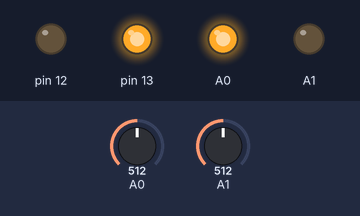
Recording of a sketch running on a simulated Arduino Uno, built with avr-gcc and run on an emulated ATmega328P. Shown: output pins drawn as LEDs (lit = HIGH). Inputs (shaded band) come from the test bench; at power-on: A0 = 512, A1 = 512.

Above: at 1.2 s.
1.3 s: A0 set to 110
2.8 s: A0 set to 94
At 3.4 s:
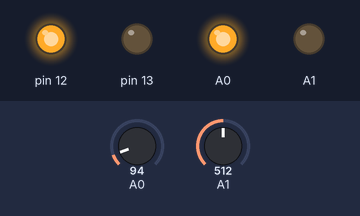
4.3 s: A1 set to 105
5.8 s: A1 set to 92
At 6.9 s:
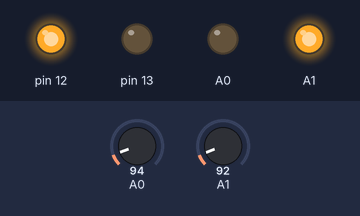
8.8 s: A1 set to 110
At 11.6 s:
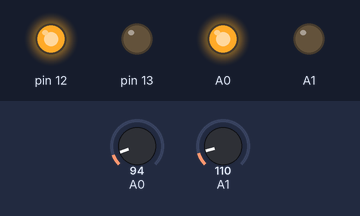
11.8 s: A1 set to 90
At 14.5 s:
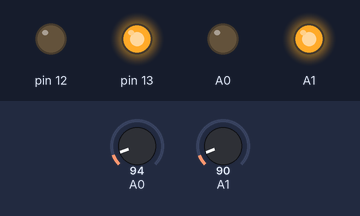
Timing chart, 0 to 15.8 s (numbered marks = the images above; inputs shaded):
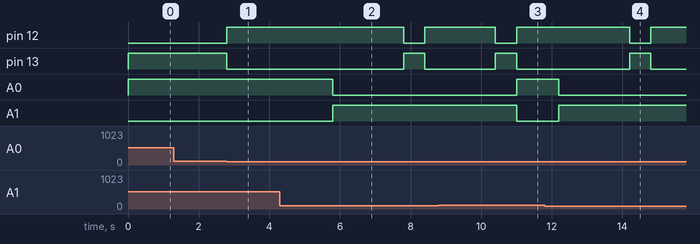

Measured:
- the behaviour switches between 100 and 99 on A0 (found by bisection; images 0 and 1)
- the behaviour switches between 100 and 99 on A1 (found by bisection; images 1 and 2)
- after the input at 1.3 s, every drawn part: stays the same
- after the input at 2.8 s, pin 12: LOW → HIGH at once; pin 13: HIGH → LOW at once
- after the input at 4.3 s, every drawn part: stays the same
- after the input at 5.8 s, pin 12: HIGH → LOW after 2.0 s, → HIGH 0.60 s later; pin 13: LOW → HIGH after 2.0 s, → LOW 0.60 s later; A0: HIGH → LOW at once; A1: LOW → HIGH at once
- after the input at 8.8 s, A0: LOW → HIGH after 2.2 s; A1: HIGH → LOW after 2.2 s
- after the input at 11.8 s, pin 12: HIGH → LOW after 2.4 s, → HIGH 0.60 s later; pin 13: LOW → HIGH after 2.4 s, → LOW 0.60 s later; A0: HIGH → LOW after 0.40 s; A1: LOW → HIGH after 0.40 s

The sketch:

obstical_avoider.ino
```cpp
long distance,duration;
void setup() {
pinMode(A0,INPUT);
pinMode(A1,INPUT);
pinMode(12,OUTPUT);
pinMode(13,OUTPUT);
pinMode(14,OUTPUT);
pinMode(15,OUTPUT);
}

void loop() {
int LS=analogRead(A1);
int RS=analogRead(A0);
if (LS>100 and RS>100){
forward() ;
}
if (LS<100 and RS>100){
right();
delay(600);
}
if (LS>100 and RS<100){
left();
delay(600);
}
if (LS<100 and RS<100){
backward() ;
delay(2000);
right();
delay(600);

}
}

void forward() {
digitalWrite(12,LOW);
digitalWrite(13,HIGH);
digitalWrite(14,HIGH);
digitalWrite(15,LOW);
}
void backward() {
digitalWrite(12,HIGH);
digitalWrite(13,LOW);
digitalWrite(14,LOW);
digitalWrite(15,HIGH);
}
void pause() {
digitalWrite(12,LOW);
digitalWrite(13,LOW);
digitalWrite(14,LOW);
digitalWrite(15,LOW);
}

void left() {
digitalWrite(12,HIGH);
digitalWrite(13,LOW);
digitalWrite(14,HIGH);
digitalWrite(15,LOW);
}
void right() {
digitalWrite(12,LOW);
digitalWrite(13,HIGH);
digitalWrite(14,LOW);
digitalWrite(15,HIGH);
}
```
